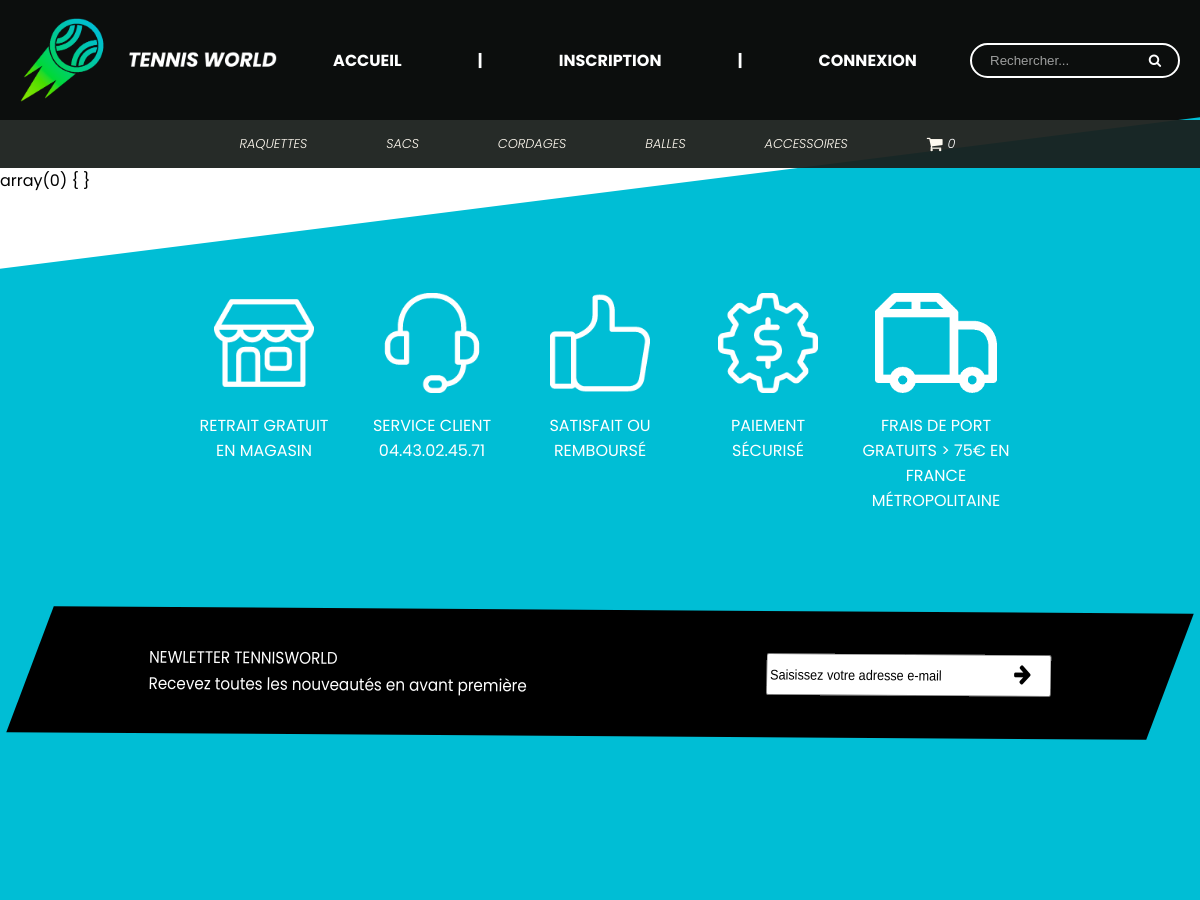
The page /pages/mescommandes.php?id_utilisateurs=12 (upper part) on the database as committed earlier.
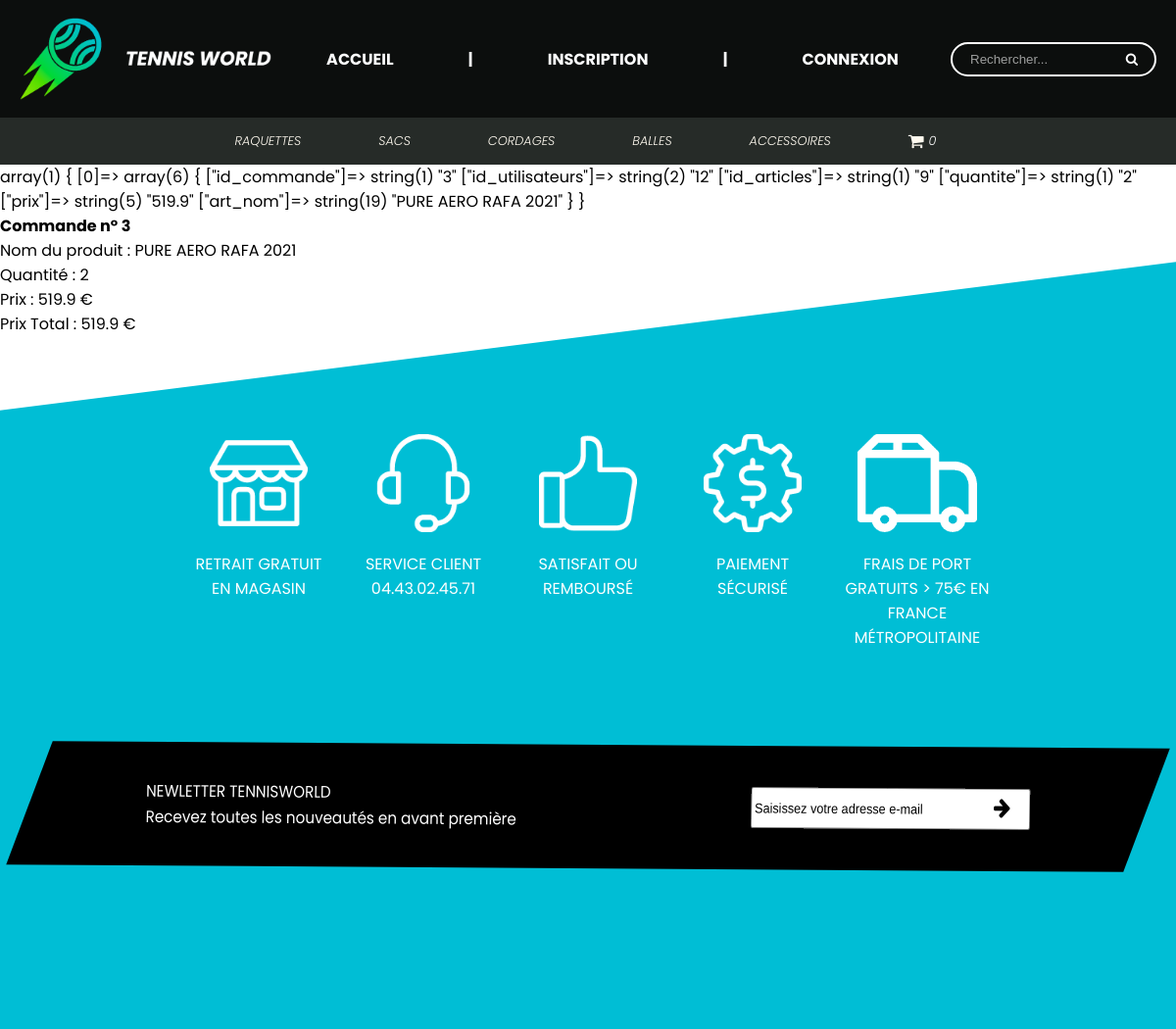
The same page on the database as committed later.
### tables this page shows
CREATE TABLE `commandes` (
  `id` int(11) NOT NULL,
  `id_commande` int(11) NOT NULL,
  `id_utilisateurs` int(11) NOT NULL,
  `id_articles` int(11) NOT NULL,
  `quantite` int(11) NOT NULL,
  `prix` float NOT NULL
);

CREATE TABLE `articles` (
  `id_articles` int(11) NOT NULL,
  `id_categorie` int(11) NOT NULL,
  `id_marques` int(11) NOT NULL,
  `id_sous_cat_acc` int(11) DEFAULT NULL,
  `id_balle_type` int(11) DEFAULT NULL,
  `id_balle_conditionnement` int(11) DEFAULT NULL,
  `art_nom` varchar(45) NOT NULL,
  `art_courte_description` varchar(255) NOT NULL,
  `art_description` longtext NOT NULL,
  `mise_en_avant` int(11) NOT NULL DEFAULT '0',
  `stock` int(11) NOT NULL,
  `prix` float NOT NULL,
  `art_date` datetime NOT NULL,
  `raq_poids` int(11) DEFAULT NULL,
  `raq_tamis` int(11) DEFAULT NULL,
  `raq_taille_manche` int(11) DEFAULT NULL,
  `raq_equilibre` int(11) DEFAULT NULL,
  `cor_jauge` float DEFAULT NULL,
  `sac_thermobag` int(11) DEFAULT NULL,
  `acc_grip_eppaisseur` float DEFAULT NULL,
  `acc_grip_couleur` varchar(45) DEFAULT NULL
);

### pages/mescommandes.php (called while the page is built)
<?php
require_once('../utils/autoload.php');
$commande = new Model_Panier();
$vue = new View_Panier();
$repere_page_acceuil = 0;
View_Navigation::affichage_navigation(@$repere_page_acceuil);
$result = $commande->findInfosCommande($_GET['id_utilisateurs']);
var_dump($result);
$vue->displayInfosCommande($result);
View_Footer::Footer($repere_page_acceuil);

### models/Model.php (called while the page is built, shortened)
<?php
require_once("Database.php");
class Model extends Database {
public function __construct(){
        $this->bdd = Database::connection_bdd();
    }
}

### models/Database.php (called while the page is built)
<?php
class Database{
    public static function connection_bdd()
    {
            try
            {
                $bdd = new PDO('mysql:host=localhost;dbname=boutique;charset=utf8', 'root', 'root', array(PDO::ATTR_ERRMODE => PDO::ERRMODE_EXCEPTION));
            }
            catch (Exception $e)
            {
                die('Erreur : ' . $e->getMessage());
            }
            return $bdd;
    }
}

### models/Model_Panier.php (called while the page is built, shortened)
<?php
require_once('Model.php') ;
class Model_Panier extends Model {
    public function findInfosCommande($id){
        $requete = $this->bdd->prepare("SELECT id_commande,id_utilisateurs,commandes.id_articles,quantite,commandes.prix,art_nom
                                            FROM commandes
                                                INNER JOIN articles
                                                    ON commandes.id_articles = articles.id_articles
                                                    WHERE id_utilisateurs = :id
                                                    ");
        $requete->bindParam(':id', $id);
        $requete->execute();
        return $requete->fetchAll(PDO::FETCH_ASSOC);
    }
}

### utils/autoload.php (called while the page is built, shortened)
<?php
spl_autoload_register(function($className)  {
    $dossiers = array(
    'controllers/',
    'view/',
    'models/',
    'utils/',
    '../controllers/',
    '../view/',
    '../models/',
    '../utils/',
    '../../controllers/',
    '../../view/',
    '../../models/',
    '../../utils/');
    foreach($dossiers as $dossier)
        {
            if(file_exists($dossier.$className . '.php'))
                {
                    return;
                }
        }
});

### view/View_Panier.php (the view, shortened to what this page needs)
<?php
class View_Panier {
            ?>
        <?php
    function displayInfosCommande($tableau_commande)
    {
        for($i = 0 ; isset($tableau_commande[$i]) ; $i++)
        {
            if($tableau_commande[$i]['id_commande'] != @$tableau_commande[$i+1]['id_commande'])
            {
                ?>
                <p><b>Commande n° <?= $tableau_commande[$i]['id_commande'] ?> </b></p>
                <?php
                $prix_total = 0;
                for($a = 0 ; isset($tableau_commande[$a]); $a++)
                {
                    if($tableau_commande[$a]['id_commande'] == $tableau_commande[$i]['id_commande'])
                    {
                        ?>
                        <p> Nom du produit : <?= $tableau_commande[$a]['art_nom'] ; ?> </p>
                        <p> Quantité : <?= $tableau_commande[$a]['quantite'] ; ?> </p>
                        <p> Prix : <?= $tableau_commande[$a]['prix'] ; ?> € </p>
                        <?php
                        $prix_total += $tableau_commande[$a]['prix'] ;
                    }
                }
                ?>
                <p> Prix Total : <?= $prix_total ; ?> € <p>
                <?php
            }
        }
    }
}

### view/View_Navigation.php (shortened to what this page needs)
<?php
class  View_Navigation{
public static function head_doctype($repere_page_acceuil)
    {
        ?>
        <!DOCTYPE html>
        <html lang="fr">
            <head>
                <?php if($repere_page_acceuil)
                        {echo'<link rel="stylesheet" href="style/dart-sass/style.css">';}
                        else
                        {echo'<link rel="stylesheet" href="../style/dart-sass/style.css">';}
                ?>
                <link rel="stylesheet" href="https://cdnjs.cloudflare.com/ajax/libs/font-awesome/4.7.0/css/font-awesome.min.css">
            </head>
            <body>
        <?php
    }
public static function navigation_visiteur($repere_page_acceuil)
    {
        View_Navigation::head_doctype($repere_page_acceuil);
        ?>
        <header>
            <div class="logo">
                <?php if($repere_page_acceuil)
                        {echo'<a href="index.php"><img src="medias/logo.png" alt="logo"></a>';}
                        else
                        {echo'<a href="../index.php"><img src="../medias/logo.png" alt="logo"></a>';}
                ?>
            </div>
            <div class="accueil">
                <a href="<?php echo ($repere_page_acceuil) ? 'index.php' : '../index.php';?>">ACCUEIL</a>
                <p>|</p>
                <a href="<?php echo ($repere_page_acceuil) ? 'pages/user_inscription.php' : 'user_inscription.php';?>">INSCRIPTION</a>
                <p>|</p>
                <a href="<?php echo ($repere_page_acceuil) ? 'pages/user_connexion.php' : 'user_connexion.php';?>">CONNEXION</a>
            </div>
            <div class="search_bar">
                <div class="border">
                    <form class="form_recherche" action="<?php echo ($repere_page_acceuil) ? 'pages/recherche.php' : '../pages/recherche.php';?>" method="post">
                        <input name="rechercher" type="search" aria-label="Search through site content" placeholder="Rechercher..." >
                        <button  type="submit"><i class="fa fa-search"></i></button>
                    </form>
                </div>
            </div>
        </header>
        <nav class="nav">
            <ul class="liste_nav">
                <li><a href="<?= ($repere_page_acceuil) ? 'pages/raquettes.php' : 'raquettes.php';?>">Raquettes</a></li>
                <li><a href="<?= ($repere_page_acceuil) ? 'pages/sacs.php' : 'sacs.php';?>">Sacs</a></li>
                <li><a href="<?= ($repere_page_acceuil) ? 'pages/cordages.php' : 'cordages.php';?>">Cordages</a></li>
                <li><a href="<?= ($repere_page_acceuil) ? 'pages/balles.php' : 'balles.php';?>">Balles</a></li>
                <li><a href="<?= ($repere_page_acceuil) ? 'pages/accessoires.php' : 'accessoires.php';?>">Accessoires</a></li>
                <li><a href="<?= ($repere_page_acceuil) ? 'pages/panier.php' : 'panier.php' ;?>"><i class="fa fa-shopping-cart fa-lg"></i></a><span class="compteur_panier"><?php if(isset($_SESSION['panier'])) { echo count($_SESSION['panier']) ;} ?></span></li>
            </ul>
        </nav>
        <?php
    }
        ?>
        <?php
    public static function affichage_navigation($repere_page_acceuil)
    {
        if(!isset($_SESSION['id_utilisateurs']))
            {
                View_Navigation::navigation_visiteur($repere_page_acceuil);
            }
    }
}

### view/View_Footer.php (shortened to what this page needs)
<?php
class View_Footer{
    public static function Footer($repere_page_acceuil)
        {
            ?>
            <section id="footer">
                <div id="conteneur_footer">
                        <div id="conteneur_logos">
                            <div class="logo_et_mini_slogan"><img src='<?php echo ($repere_page_acceuil) ? 'medias/126091-ecommerce-set/png/shop1.png' : '../medias/126091-ecommerce-set/png/shop1.png';?>' alt="logo_magasin"><p>Retrait gratuit en magasin</p> </div>
                            <div class="logo_et_mini_slogan"><img src="<?php echo ($repere_page_acceuil) ? 'medias/126091-ecommerce-set/png/headphones1.png' : '../medias/126091-ecommerce-set/png/headphones1.png';?>" alt="logo_service_client"><p>Service client 04.43.02.45.71</p> </div>
                            <div class="logo_et_mini_slogan">   <img src="<?php echo ($repere_page_acceuil) ? 'medias/126091-ecommerce-set/png/like1.png' : '../medias/126091-ecommerce-set/png/like1.png';?>" alt="logo_satisait_ou_remboursé"><p>Satisfait ou remboursé</p> </div>
                            <div class="logo_et_mini_slogan">   <img src="<?php echo ($repere_page_acceuil) ? 'medias/126091-ecommerce-set/png/settings1.png' : '../medias/126091-ecommerce-set/png/settings1.png';?>" alt="logo paiement securisé"><p>Paiement sécurisé</p> </div>
                            <div class="logo_et_mini_slogan"> <img id="trucks" src=" <?php echo ($repere_page_acceuil) ? 'medias/126091-ecommerce-set/png/truck-1.png' : '../medias/126091-ecommerce-set/png/truck-1.png';?>" alt="logo"><p>Frais de port gratuits > 75€ en France métropolitaine</p> </div>
                        </div>
                        <div id="accueil_newletter">
                            <p>NEWLETTER TENNISWORLD</br> Recevez toutes les nouveautés en avant première</p>
                            <div id="input_newletter">
                                <input type="text" value="Saisissez votre adresse e-mail">
                                <button  onclick="document.location.href='';"><i class="fa fa-arrow-right"></i></i></button>
                            </div>
                        </div>
                </div>
            </section>
            <?php
        }
}

Rows that differ between the two databases and show on the page:
added commandes: id_commande "3", articles.art_nom "PURE AERO RAFA 2021", quantite "2", prix "519.9", prix_total "519.9"
Other text that changed with them:
text no longer shown: "array(0) { }"
text now shown: "array(1) { [0]=> array(6) { [\"id_commande\"]=> string(1) \"3\" [\"id_utilisateurs\"]=> string(2) \"12\" [\"id_articles\"]=> string(1) \"9\" [\"quantite\"]=> string(1) \"2\" [\"prix\"]=> string(5) \"519.9\" [\"art_nom\"]=> string(19) \"PURE AERO RAFA 2021\" } }"
